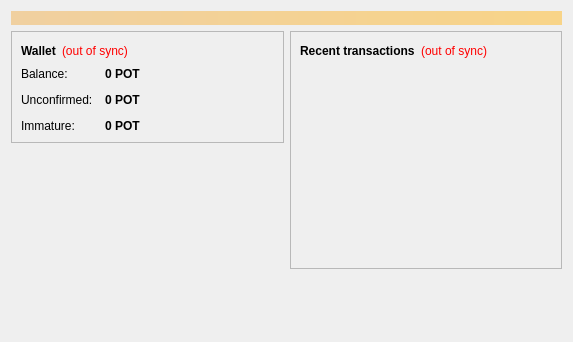
<?xml version="1.0" encoding="UTF-8"?>
<ui version="4.0">
 <class>OverviewPage</class>
 <widget class="QWidget" name="OverviewPage">
  <property name="geometry">
   <rect>
    <x>0</x>
    <y>0</y>
    <width>573</width>
    <height>342</height>
   </rect>
  </property>
  <property name="windowTitle">
   <string>Form</string>
  </property>
  <layout class="QVBoxLayout" name="topLayout">
   <item>
    <widget class="QLabel" name="labelAlerts">
     <property name="visible">
      <bool>false</bool>
     </property>
     <property name="styleSheet">
      <string notr="true">background-color: qlineargradient(x1: 0, y1: 0, x2: 1, y2: 0, stop:0 #F0D0A0, stop:1 #F8D488); color:#000000;</string>
     </property>
     <property name="wordWrap">
      <bool>true</bool>
     </property>
     <property name="margin">
      <number>3</number>
     </property>
    </widget>
   </item>
   <item>
    <layout class="QHBoxLayout" name="horizontalLayout" stretch="1,1">
     <item>
      <layout class="QVBoxLayout" name="verticalLayout_2">
       <item>
        <widget class="QFrame" name="frame">
         <property name="frameShape">
          <enum>QFrame::StyledPanel</enum>
         </property>
         <property name="frameShadow">
          <enum>QFrame::Raised</enum>
         </property>
         <layout class="QVBoxLayout" name="verticalLayout_4">
          <item>
           <layout class="QHBoxLayout" name="horizontalLayout_4">
            <item>
             <widget class="QLabel" name="label_5">
              <property name="font">
               <font>
                <weight>75</weight>
                <bold>true</bold>
               </font>
              </property>
              <property name="text">
               <string>Wallet</string>
              </property>
             </widget>
            </item>
            <item>
             <widget class="QLabel" name="labelWalletStatus">
              <property name="toolTip">
               <string>The displayed information may be out of date. Your wallet automatically synchronizes with the Potcoin network after a connection is established, but this process has not completed yet.</string>
              </property>
              <property name="styleSheet">
               <string notr="true">QLabel { color: red; }</string>
              </property>
              <property name="text">
               <string notr="true">(out of sync)</string>
              </property>
              <property name="alignment">
               <set>Qt::AlignLeading|Qt::AlignLeft|Qt::AlignVCenter</set>
              </property>
             </widget>
            </item>
            <item>
             <spacer name="horizontalSpacer_2">
              <property name="orientation">
               <enum>Qt::Horizontal</enum>
              </property>
              <property name="sizeHint" stdset="0">
               <size>
                <width>40</width>
                <height>20</height>
               </size>
              </property>
             </spacer>
            </item>
           </layout>
          </item>
          <item>
           <layout class="QFormLayout" name="formLayout_2">
            <property name="fieldGrowthPolicy">
             <enum>QFormLayout::AllNonFixedFieldsGrow</enum>
            </property>
            <property name="horizontalSpacing">
             <number>12</number>
            </property>
            <property name="verticalSpacing">
             <number>12</number>
            </property>
            <item row="0" column="0">
             <widget class="QLabel" name="label">
              <property name="text">
               <string>Balance:</string>
              </property>
             </widget>
            </item>
            <item row="0" column="1">
             <widget class="QLabel" name="labelBalance">
              <property name="font">
               <font>
                <weight>75</weight>
                <bold>true</bold>
               </font>
              </property>
              <property name="cursor">
               <cursorShape>IBeamCursor</cursorShape>
              </property>
              <property name="toolTip">
               <string>Your current balance</string>
              </property>
              <property name="text">
               <string notr="true">0 POT</string>
              </property>
              <property name="textInteractionFlags">
               <set>Qt::LinksAccessibleByMouse|Qt::TextSelectableByKeyboard|Qt::TextSelectableByMouse</set>
              </property>
             </widget>
            </item>
            <item row="1" column="0">
             <widget class="QLabel" name="label_3">
              <property name="text">
               <string>Unconfirmed:</string>
              </property>
             </widget>
            </item>
            <item row="1" column="1">
             <widget class="QLabel" name="labelUnconfirmed">
              <property name="font">
               <font>
                <weight>75</weight>
                <bold>true</bold>
               </font>
              </property>
              <property name="cursor">
               <cursorShape>IBeamCursor</cursorShape>
              </property>
              <property name="toolTip">
               <string>Total of transactions that have yet to be confirmed, and do not yet count toward the current balance</string>
              </property>
              <property name="text">
               <string notr="true">0 POT</string>
              </property>
              <property name="textInteractionFlags">
               <set>Qt::LinksAccessibleByMouse|Qt::TextSelectableByKeyboard|Qt::TextSelectableByMouse</set>
              </property>
             </widget>
            </item>
            <item row="2" column="0">
             <widget class="QLabel" name="labelImmatureText">
              <property name="text">
               <string>Immature:</string>
              </property>
             </widget>
            </item>
            <item row="2" column="1">
             <widget class="QLabel" name="labelImmature">
              <property name="font">
               <font>
                <weight>75</weight>
                <bold>true</bold>
               </font>
              </property>
              <property name="toolTip">
               <string>Mined balance that has not yet matured</string>
              </property>
              <property name="text">
               <string notr="true">0 POT</string>
              </property>
              <property name="textInteractionFlags">
               <set>Qt::LinksAccessibleByMouse|Qt::TextSelectableByKeyboard|Qt::TextSelectableByMouse</set>
              </property>
             </widget>
            </item>
           </layout>
          </item>
         </layout>
        </widget>
       </item>
       <item>
        <spacer name="verticalSpacer">
         <property name="orientation">
          <enum>Qt::Vertical</enum>
         </property>
         <property name="sizeHint" stdset="0">
          <size>
           <width>20</width>
           <height>40</height>
          </size>
         </property>
        </spacer>
       </item>
      </layout>
     </item>
     <item>
      <layout class="QVBoxLayout" name="verticalLayout_3">
       <item>
        <widget class="QFrame" name="frame_2">
         <property name="frameShape">
          <enum>QFrame::StyledPanel</enum>
         </property>
         <property name="frameShadow">
          <enum>QFrame::Raised</enum>
         </property>
         <layout class="QVBoxLayout" name="verticalLayout">
          <item>
           <layout class="QHBoxLayout" name="horizontalLayout_2">
            <item>
             <widget class="QLabel" name="label_4">
              <property name="text">
               <string>&lt;b&gt;Recent transactions&lt;/b&gt;</string>
              </property>
             </widget>
            </item>
            <item>
             <widget class="QLabel" name="labelTransactionsStatus">
              <property name="toolTip">
               <string>The displayed information may be out of date. Your wallet automatically synchronizes with the Potcoin network after a connection is established, but this process has not completed yet.</string>
              </property>
              <property name="styleSheet">
               <string notr="true">QLabel { color: red; }</string>
              </property>
              <property name="text">
               <string notr="true">(out of sync)</string>
              </property>
              <property name="alignment">
               <set>Qt::AlignRight|Qt::AlignTrailing|Qt::AlignVCenter</set>
              </property>
             </widget>
            </item>
            <item>
             <spacer name="horizontalSpacer">
              <property name="orientation">
               <enum>Qt::Horizontal</enum>
              </property>
              <property name="sizeHint" stdset="0">
               <size>
                <width>40</width>
                <height>20</height>
               </size>
              </property>
             </spacer>
            </item>
           </layout>
          </item>
          <item>
           <widget class="QListView" name="listTransactions">
            <property name="styleSheet">
             <string notr="true">QListView { background: transparent; }</string>
            </property>
            <property name="frameShape">
             <enum>QFrame::NoFrame</enum>
            </property>
            <property name="verticalScrollBarPolicy">
             <enum>Qt::ScrollBarAlwaysOff</enum>
            </property>
            <property name="horizontalScrollBarPolicy">
             <enum>Qt::ScrollBarAlwaysOff</enum>
            </property>
            <property name="selectionMode">
             <enum>QAbstractItemView::NoSelection</enum>
            </property>
           </widget>
          </item>
         </layout>
        </widget>
       </item>
       <item>
        <spacer name="verticalSpacer_2">
         <property name="orientation">
          <enum>Qt::Vertical</enum>
         </property>
         <property name="sizeHint" stdset="0">
          <size>
           <width>20</width>
           <height>40</height>
          </size>
         </property>
        </spacer>
       </item>
      </layout>
     </item>
    </layout>
   </item>
  </layout>
 </widget>
 <resources/>
 <connections/>
</ui>
